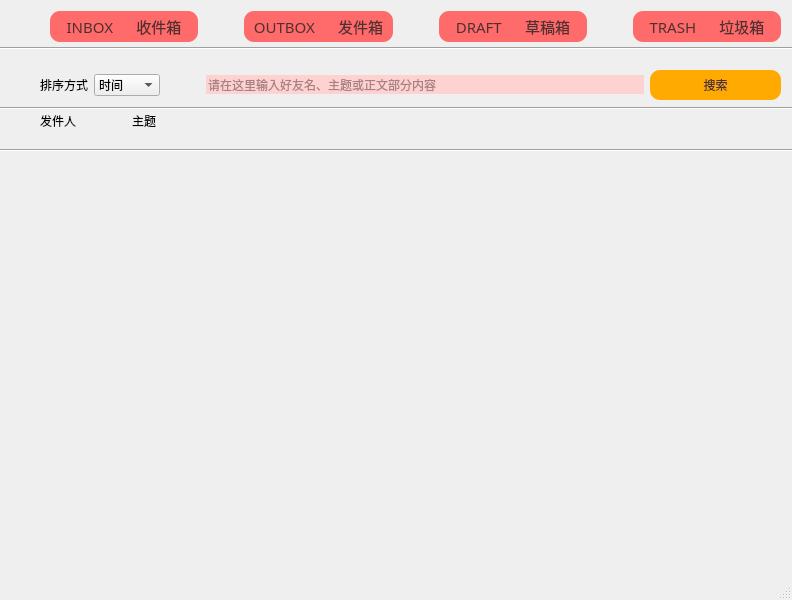
<?xml version="1.0" encoding="UTF-8"?>
<ui version="4.0">
 <class>already</class>
 <widget class="QMainWindow" name="already">
  <property name="geometry">
   <rect>
    <x>0</x>
    <y>0</y>
    <width>792</width>
    <height>600</height>
   </rect>
  </property>
  <property name="windowTitle">
   <string>MainWindow</string>
  </property>
  <widget class="QWidget" name="centralwidget">
   <widget class="Line" name="line_2">
    <property name="geometry">
     <rect>
      <x>0</x>
      <y>100</y>
      <width>801</width>
      <height>16</height>
     </rect>
    </property>
    <property name="orientation">
     <enum>Qt::Horizontal</enum>
    </property>
   </widget>
   <widget class="Line" name="line">
    <property name="geometry">
     <rect>
      <x>0</x>
      <y>40</y>
      <width>801</width>
      <height>16</height>
     </rect>
    </property>
    <property name="orientation">
     <enum>Qt::Horizontal</enum>
    </property>
   </widget>
   <widget class="Line" name="line_4">
    <property name="geometry">
     <rect>
      <x>0</x>
      <y>140</y>
      <width>801</width>
      <height>20</height>
     </rect>
    </property>
    <property name="orientation">
     <enum>Qt::Horizontal</enum>
    </property>
   </widget>
   <widget class="QWidget" name="layoutWidget_4">
    <property name="geometry">
     <rect>
      <x>40</x>
      <y>70</y>
      <width>741</width>
      <height>30</height>
     </rect>
    </property>
    <layout class="QHBoxLayout" name="horizontalLayout">
     <item>
      <widget class="QLabel" name="label">
       <property name="font">
        <font>
         <family>Adobe 黑体 Std R</family>
        </font>
       </property>
       <property name="text">
        <string>排序方式</string>
       </property>
      </widget>
     </item>
     <item>
      <widget class="QComboBox" name="comboBox">
       <item>
        <property name="text">
         <string>时间</string>
        </property>
       </item>
       <item>
        <property name="text">
         <string>发件人</string>
        </property>
       </item>
       <item>
        <property name="text">
         <string>主题</string>
        </property>
       </item>
      </widget>
     </item>
     <item>
      <spacer name="horizontalSpacer">
       <property name="orientation">
        <enum>Qt::Horizontal</enum>
       </property>
       <property name="sizeHint" stdset="0">
        <size>
         <width>40</width>
         <height>20</height>
        </size>
       </property>
      </spacer>
     </item>
     <item>
      <widget class="QLineEdit" name="lineEdit">
       <property name="sizePolicy">
        <sizepolicy hsizetype="Expanding" vsizetype="Fixed">
         <horstretch>10</horstretch>
         <verstretch>0</verstretch>
        </sizepolicy>
       </property>
       <property name="font">
        <font>
         <family>Adobe 黑体 Std R</family>
        </font>
       </property>
       <property name="styleSheet">
        <string notr="true">QLineEdit
{
	background-color: rgb(255, 210, 210);
	border-radius : 10px;
	color: rgb(79, 48, 48);
}</string>
       </property>
       <property name="placeholderText">
        <string>请在这里输入好友名、主题或正文部分内容</string>
       </property>
      </widget>
     </item>
     <item>
      <widget class="QPushButton" name="pushButton_3">
       <property name="sizePolicy">
        <sizepolicy hsizetype="Minimum" vsizetype="Minimum">
         <horstretch>3</horstretch>
         <verstretch>0</verstretch>
        </sizepolicy>
       </property>
       <property name="font">
        <font>
         <family>Adobe 黑体 Std R</family>
        </font>
       </property>
       <property name="styleSheet">
        <string notr="true">QPushButton
{
	background-color: rgb(255, 170, 0);
	border-radius : 10px;
	color: rgb(79, 48, 48);
}
QPushButton:pressed
{
	background-color:rgb(255, 84, 84);
}</string>
       </property>
       <property name="text">
        <string>搜索</string>
       </property>
      </widget>
     </item>
    </layout>
   </widget>
   <widget class="QWidget" name="verticalLayoutWidget_2">
    <property name="geometry">
     <rect>
      <x>660</x>
      <y>170</y>
      <width>91</width>
      <height>331</height>
     </rect>
    </property>
    <layout class="QVBoxLayout" name="layoutOpen"/>
   </widget>
   <widget class="QWidget" name="verticalLayoutWidget">
    <property name="geometry">
     <rect>
      <x>30</x>
      <y>170</y>
      <width>611</width>
      <height>331</height>
     </rect>
    </property>
    <layout class="QVBoxLayout" name="layout"/>
   </widget>
   <widget class="QWidget" name="layoutWidget">
    <property name="geometry">
     <rect>
      <x>50</x>
      <y>11</y>
      <width>731</width>
      <height>31</height>
     </rect>
    </property>
    <layout class="QHBoxLayout" name="horizontalLayout_3">
     <item>
      <widget class="QPushButton" name="inbox">
       <property name="sizePolicy">
        <sizepolicy hsizetype="Minimum" vsizetype="Minimum">
         <horstretch>5</horstretch>
         <verstretch>0</verstretch>
        </sizepolicy>
       </property>
       <property name="font">
        <font>
         <family>Adobe 黑体 Std R</family>
         <pointsize>11</pointsize>
        </font>
       </property>
       <property name="styleSheet">
        <string notr="true">QPushButton
{
	background-color: rgb(255, 106, 106);
	border-radius : 10px;
	color: rgb(79, 48, 48);
	
	
	image: url(:/new/prefix/resource/get.png);
}</string>
       </property>
       <property name="text">
        <string>INBOX      收件箱</string>
       </property>
      </widget>
     </item>
     <item>
      <spacer name="horizontalSpacer_4">
       <property name="orientation">
        <enum>Qt::Horizontal</enum>
       </property>
       <property name="sizeHint" stdset="0">
        <size>
         <width>40</width>
         <height>20</height>
        </size>
       </property>
      </spacer>
     </item>
     <item>
      <widget class="QPushButton" name="outbox">
       <property name="sizePolicy">
        <sizepolicy hsizetype="Minimum" vsizetype="Minimum">
         <horstretch>5</horstretch>
         <verstretch>0</verstretch>
        </sizepolicy>
       </property>
       <property name="font">
        <font>
         <family>Adobe 黑体 Std R</family>
         <pointsize>11</pointsize>
        </font>
       </property>
       <property name="styleSheet">
        <string notr="true">QPushButton
{
	background-color: rgb(255, 106, 106);
	border-radius : 10px;
	color: rgb(79, 48, 48);
	
	
	
	image: url(:/new/prefix/resource/already.png);
}</string>
       </property>
       <property name="text">
        <string>OUTBOX      发件箱</string>
       </property>
      </widget>
     </item>
     <item>
      <spacer name="horizontalSpacer_5">
       <property name="orientation">
        <enum>Qt::Horizontal</enum>
       </property>
       <property name="sizeHint" stdset="0">
        <size>
         <width>40</width>
         <height>20</height>
        </size>
       </property>
      </spacer>
     </item>
     <item>
      <widget class="QPushButton" name="draft">
       <property name="sizePolicy">
        <sizepolicy hsizetype="Minimum" vsizetype="Minimum">
         <horstretch>5</horstretch>
         <verstretch>0</verstretch>
        </sizepolicy>
       </property>
       <property name="font">
        <font>
         <family>Adobe 黑体 Std R</family>
         <pointsize>11</pointsize>
        </font>
       </property>
       <property name="styleSheet">
        <string notr="true">QPushButton
{
	background-color: rgb(255, 106, 106);
	border-radius : 10px;
	color: rgb(79, 48, 48);
	image: url(:/new/prefix/resource/draft.png);
}</string>
       </property>
       <property name="text">
        <string>DRAFT      草稿箱</string>
       </property>
      </widget>
     </item>
     <item>
      <spacer name="horizontalSpacer_6">
       <property name="orientation">
        <enum>Qt::Horizontal</enum>
       </property>
       <property name="sizeHint" stdset="0">
        <size>
         <width>40</width>
         <height>20</height>
        </size>
       </property>
      </spacer>
     </item>
     <item>
      <widget class="QPushButton" name="trash">
       <property name="sizePolicy">
        <sizepolicy hsizetype="Minimum" vsizetype="Minimum">
         <horstretch>5</horstretch>
         <verstretch>0</verstretch>
        </sizepolicy>
       </property>
       <property name="font">
        <font>
         <family>Adobe 黑体 Std R</family>
         <pointsize>11</pointsize>
        </font>
       </property>
       <property name="styleSheet">
        <string notr="true">QPushButton
{
	background-color: rgb(255, 106, 106);
	border-radius : 10px;
	color: rgb(79, 48, 48);
	image: url(:/new/prefix/resource/rubbish.png);
}</string>
       </property>
       <property name="text">
        <string>TRASH      垃圾箱</string>
       </property>
      </widget>
     </item>
    </layout>
   </widget>
   <widget class="QWidget" name="layoutWidget">
    <property name="geometry">
     <rect>
      <x>40</x>
      <y>110</y>
      <width>741</width>
      <height>22</height>
     </rect>
    </property>
    <layout class="QHBoxLayout" name="horizontalLayout_2">
     <item>
      <widget class="QLabel" name="label_2">
       <property name="font">
        <font>
         <family>Adobe 黑体 Std R</family>
        </font>
       </property>
       <property name="text">
        <string>发件人</string>
       </property>
      </widget>
     </item>
     <item>
      <spacer name="horizontalSpacer_3">
       <property name="orientation">
        <enum>Qt::Horizontal</enum>
       </property>
       <property name="sizeType">
        <enum>QSizePolicy::Minimum</enum>
       </property>
       <property name="sizeHint" stdset="0">
        <size>
         <width>50</width>
         <height>20</height>
        </size>
       </property>
      </spacer>
     </item>
     <item>
      <widget class="QLabel" name="label_4">
       <property name="font">
        <font>
         <family>Adobe 黑体 Std R</family>
        </font>
       </property>
       <property name="text">
        <string>主题</string>
       </property>
      </widget>
     </item>
     <item>
      <spacer name="horizontalSpacer_2">
       <property name="orientation">
        <enum>Qt::Horizontal</enum>
       </property>
       <property name="sizeHint" stdset="0">
        <size>
         <width>40</width>
         <height>20</height>
        </size>
       </property>
      </spacer>
     </item>
    </layout>
   </widget>
  </widget>
  <widget class="QMenuBar" name="menubar">
   <property name="geometry">
    <rect>
     <x>0</x>
     <y>0</y>
     <width>792</width>
     <height>26</height>
    </rect>
   </property>
  </widget>
  <widget class="QStatusBar" name="statusbar"/>
 </widget>
 <resources/>
 <connections/>
</ui>
